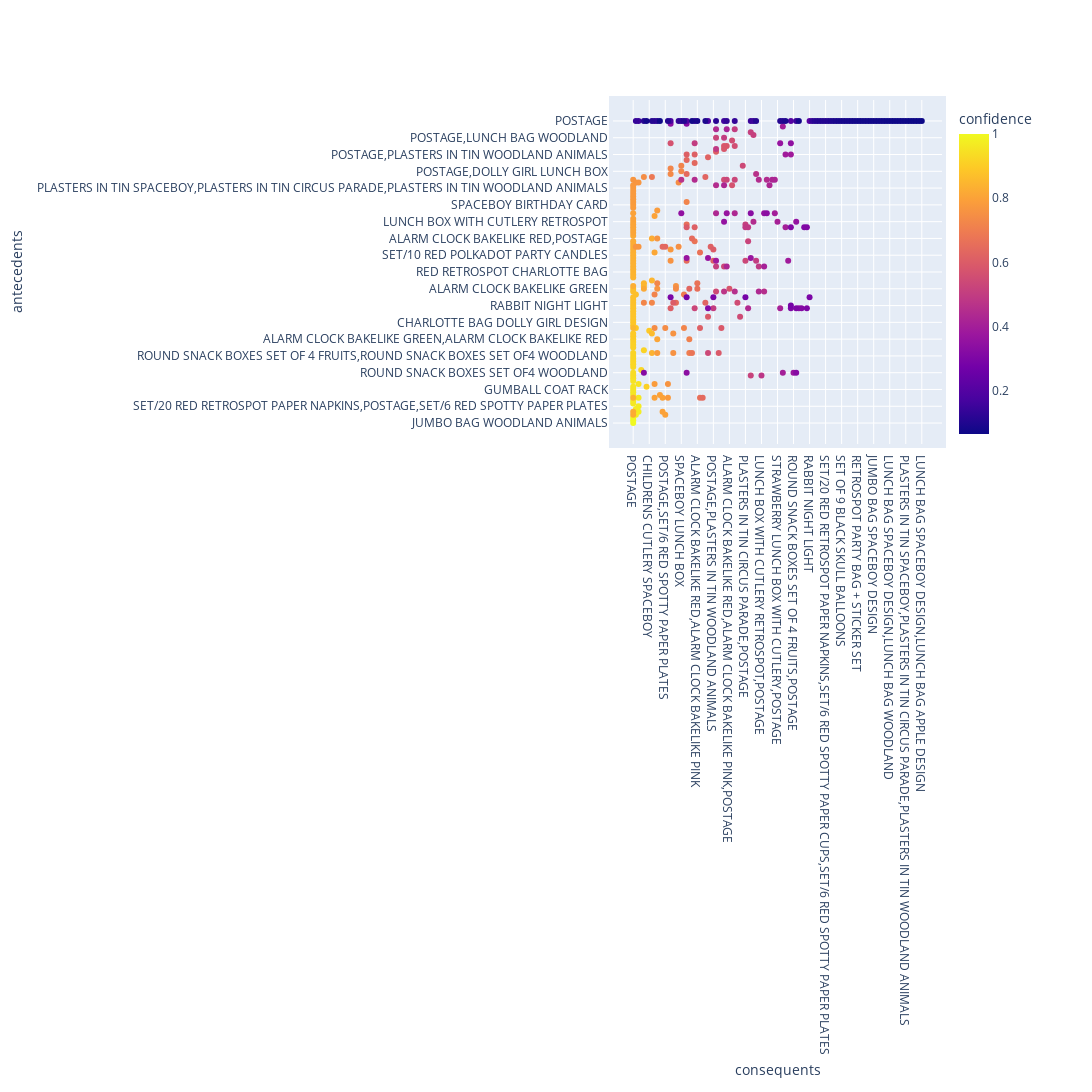

This figure's notebook cell:
### Code cell
import plotly.express as px

plot1 = rules[["antecedents" , "consequents" , "support" , "confidence" , "lift"]]
plot1["antecedents"] = plot1["antecedents"].apply( lambda x : ','.join(list(x))).astype("unicode")
plot1["consequents"] = plot1["consequents"].apply(lambda x : ','.join(list(x))).astype("unicode")
# fig = px.scatter_3d( rules , x = "support" , y = "confidence" , z= "lift" ,color = "lift")
# fig.show()

fig = px.scatter( plot1 , x = "consequents" , y = "antecedents" , color = "confidence",width=1200, height=1600)
fig.update_layout(margin=dict(
        l=500,
        r=150,
        b=500,
        t=100,
        pad=4
    ),)
fig.show()

### Figure 1 — Plotly figure (JSON) as saved in the notebook; plotly's stock layout.template omitted (floating-point values rounded to 4 significant figures; data arrays with more than 128 entries replaced by an {"elided": "..."} marker saying what was removed)
{"data": [{"hoverlabel": {"namelength": 0}, "hovertemplate": "consequents=%{x}<br>antecedents=%{y}<br>confidence=%{marker.color}", "legendgroup": "", "marker": {"color": {"elided": "348 float values"}, "coloraxis": "coloraxis", "symbol": "circle"}, "mode": "markers", "name": "", "showlegend": false, "type": "scatter", "x": {"elided": "348 str values"}, "xaxis": "x", "y": {"elided": "348 str values"}, "yaxis": "y"}], "layout": {"coloraxis": {"colorbar": {"title": {"text": "confidence"}}, "colorscale": [[0, "#0d0887"], [0.1111, "#46039f"], [0.2222, "#7201a8"], [0.3333, "#9c179e"], [0.4444, "#bd3786"], [0.5556, "#d8576b"], [0.6667, "#ed7953"], [0.7778, "#fb9f3a"], [0.8889, "#fdca26"], [1, "#f0f921"]]}, "height": 1600, "legend": {"tracegroupgap": 0}, "margin": {"b": 500, "l": 500, "pad": 4, "r": 150, "t": 100}, "width": 1200, "xaxis": {"anchor": "y", "domain": [0, 1], "title": {"text": "consequents"}}, "yaxis": {"anchor": "x", "domain": [0, 1], "title": {"text": "antecedents"}}}}
